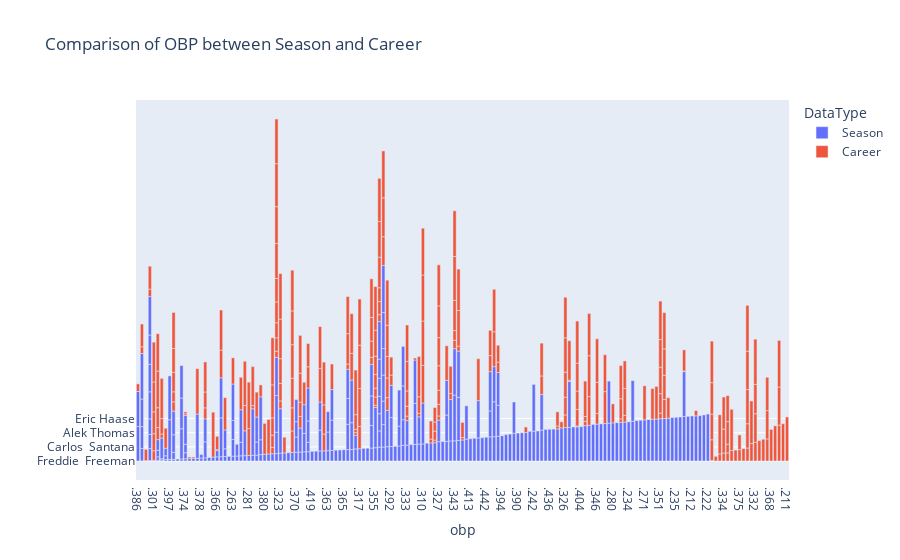

Notebook code for this chart:
### Code cell
combined_data = pd.concat([player_season.assign(DataType='Season'),
                           player_career.assign(DataType='Career')])
fig = px.bar(combined_data, x='obp', y='FullName', color='DataType',
             title='Comparison of OBP between Season and Career',
             orientation='v')
fig.update_layout(yaxis=dict(title=''))
fig.show()

### Figure 1 — Plotly figure (JSON) as saved in the notebook; plotly's stock layout.template omitted (floating-point values rounded to 4 significant figures; data arrays with more than 128 entries replaced by an {"elided": "..."} marker saying what was removed)
{"data": [{"alignmentgroup": "True", "hovertemplate": "DataType=Season<br>obp=%{x}<br>FullName=%{y}<extra></extra>", "legendgroup": "Season", "marker": {"color": "#636efa", "pattern": {"shape": ""}}, "name": "Season", "offsetgroup": "Season", "orientation": "v", "showlegend": true, "textposition": "auto", "type": "bar", "x": {"elided": "274 str values"}, "xaxis": "x", "y": {"elided": "274 str values"}, "yaxis": "y"}, {"alignmentgroup": "True", "hovertemplate": "DataType=Career<br>obp=%{x}<br>FullName=%{y}<extra></extra>", "legendgroup": "Career", "marker": {"color": "#EF553B", "pattern": {"shape": ""}}, "name": "Career", "offsetgroup": "Career", "orientation": "v", "showlegend": true, "textposition": "auto", "type": "bar", "x": {"elided": "274 str values"}, "xaxis": "x", "y": {"elided": "274 str values"}, "yaxis": "y"}], "layout": {"barmode": "relative", "legend": {"title": {"text": "DataType"}, "tracegroupgap": 0}, "title": {"text": "Comparison of OBP between Season and Career"}, "xaxis": {"anchor": "y", "domain": [0, 1], "title": {"text": "obp"}}, "yaxis": {"anchor": "x", "domain": [0, 1], "title": {"text": ""}}}}
